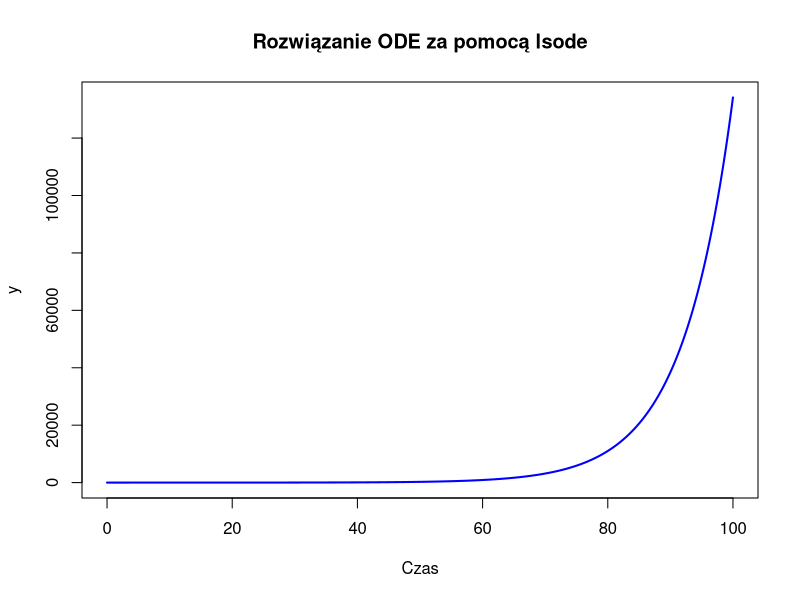

Write the R code that produced this figure.
library(deSolve)
rm(list=ls())
# Definiujemy układ równań różniczkowych
model <- function(t, y, r) {
  with(as.list(y), {
    dydt <- r * y  # Przykładowe równanie ODE: dy/dt = -0.5 * y
    list(dydt)
  })
}

# Warunki początkowe
y0 <- c(y = 0.5)

# Zakres czasu
time <- seq(0, 100
            , by = 0.01)

r <- c(r=0.125)

# Rozwiązanie za pomocą lsode
solution <- lsode(y = y0, times = time, func = model, parms = r)

# Wizualizacja wyników
plot(solution[, "time"], solution[, "y"], type = "l", col = "blue", lwd = 2,
     xlab = "Czas", ylab = "y", main = "Rozwiązanie ODE za pomocą lsode")
